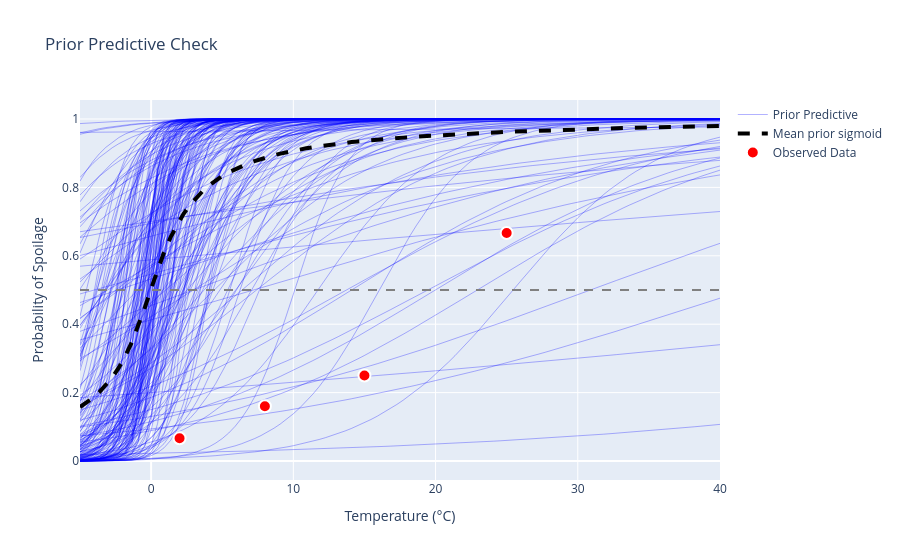

The code cell stored with this chart in its notebook:
### Markdown cell above
The analysis shows that the current alpha and beta distributions generate a prior predictive that is unable to correctly predict the number of mushrooms that spoil when the temperature changes. The sigmoids obtained show a high probability that the mushrooms will spoil at high temperatures and that they will not spoil because, by including negative beta values, the logistic function can be reversed. We therefore decided as an extra point to update our beta prior by considering only positive values with a half-normal distribution.

### Code cell
n_sims = 200
temp_range = np.linspace(-5, 40, 100) 

fig = go.Figure()

p_sim_list = []

for i in range(n_sims):
    a_sample = np.random.normal(0, 2)
    #beta prior as half-normal with sd=1
    b_sample = stats.halfnorm.rvs(0, 1)
    
    p_sim = sigmoid(a_sample + b_sample * temp_range)
    p_sim_list.append(p_sim)
    
    fig.add_trace(go.Scatter(
        x=temp_range, 
        y=p_sim,
        mode='lines',
        line=dict(color='blue', width=1),
        opacity=0.3,
        showlegend=(i == 0),
        name='Prior Predictive',
        hovertemplate = (
            f"α: {a_sample:.2f}<br>" +
            f"β: {b_sample:.2f}<br>" +
            "Temp: %{x:.1f}°C<br>" +
            "Prob: %{y:.2%}")))
    
# add median line
p_mean = np.mean(p_sim_list, axis=0)
fig.add_trace(go.Scatter(
    x=temp_range,
    y=p_mean,
    mode='lines',
    line=dict(color='black', width=4, dash='dash'),
    name='Mean prior sigmoid',
    showlegend=True,
    hovertemplate="Mean prob: %{y:.2%}<br>Temp: %{x:.1f}°C"
))

fig.add_hline(y=0.5, line_dash="dash", line_color="gray")

# Layout
fig.update_layout(
    title="Prior Predictive Check",
    xaxis_title="Temperature (°C)",
    yaxis_title="Probability of Spoilage",
    showlegend=True,
)

fig.add_trace(go.Scatter(
    x=x, 
    y=real_proportion,
    mode='markers',
    marker=dict(color='red', size=12, line=dict(width=2, color='white')),
    name='Observed Data',
    hovertemplate=  "Observed: %{y:.2%}<br>" + 
                    "Temp: %{x}°C<br>" + 
                    "y: %{y:.2%}"

)
)

fig.show()
